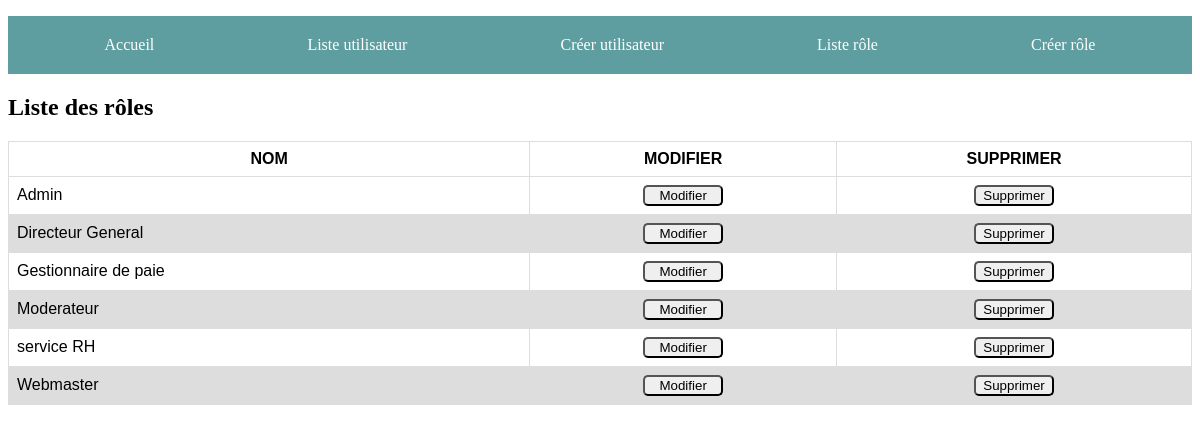
The page /list2.php on the database its author committed.
### tables this page shows
CREATE TABLE `roles` (
  `id` int(11) unsigned NOT NULL AUTO_INCREMENT,
  `name` varchar(45) NOT NULL,
  PRIMARY KEY (`id`),
  KEY `name_role` (`name`)
);

### list2.php (the view, shortened to what this page needs)
<?php
include "header.php";
include "connection.php";
$query = 'SELECT * FROM roles';
$preparedQuery = $dbConnection ->prepare($query);
$preparedQuery -> execute();
$roles = $preparedQuery->fetchAll();
?>
<table border="1">
    <thead>
    <tr>
        <th> NOM </th>
        <th> MODIFIER </th>
        <th> SUPPRIMER </th>
    </tr>
    </thead>
    <tbody>
    <?php
    foreach ($roles as $role) {
        ?>
        <tr class="listUsers">
            <td> <?php echo $role['name'];?> </td>
            <td>
                <form action="edit2.php" method="POST">
                    <input type="submit" value="Modifier">
                </form>
            </td>
            <td>
                <form action="delete2.php" method="POST">
                    <input type="submit" value="Supprimer">
                </form>
            </td>
        </tr>
        <?php
    }
    ?>
    </tbody>
</table>
<?php
include "footer.php";

### main.css (style rules this page uses)
table { font-family: arial, sans-serif; border-collapse: collapse; width: 100%; }
td, th { border: 1px solid #dddddd; text-align: left; padding: 8px; }
th { text-align: center; }
tr:nth-child(even) { background-color: #dddddd; }
input, textarea { border-radius: 5px; }
input { width: 90%; }
.listUsers input { width: 80px; }
.listUsers form { display: flex; justify-content: center; }

### rows shown on the page
roles: name "Admin"
roles: name "Directeur General"
roles: name "Gestionnaire de paie"
roles: name "Moderateur"
roles: name "service RH"
roles: name "Webmaster"

### other values the page prints
$title "Liste des rôles"
